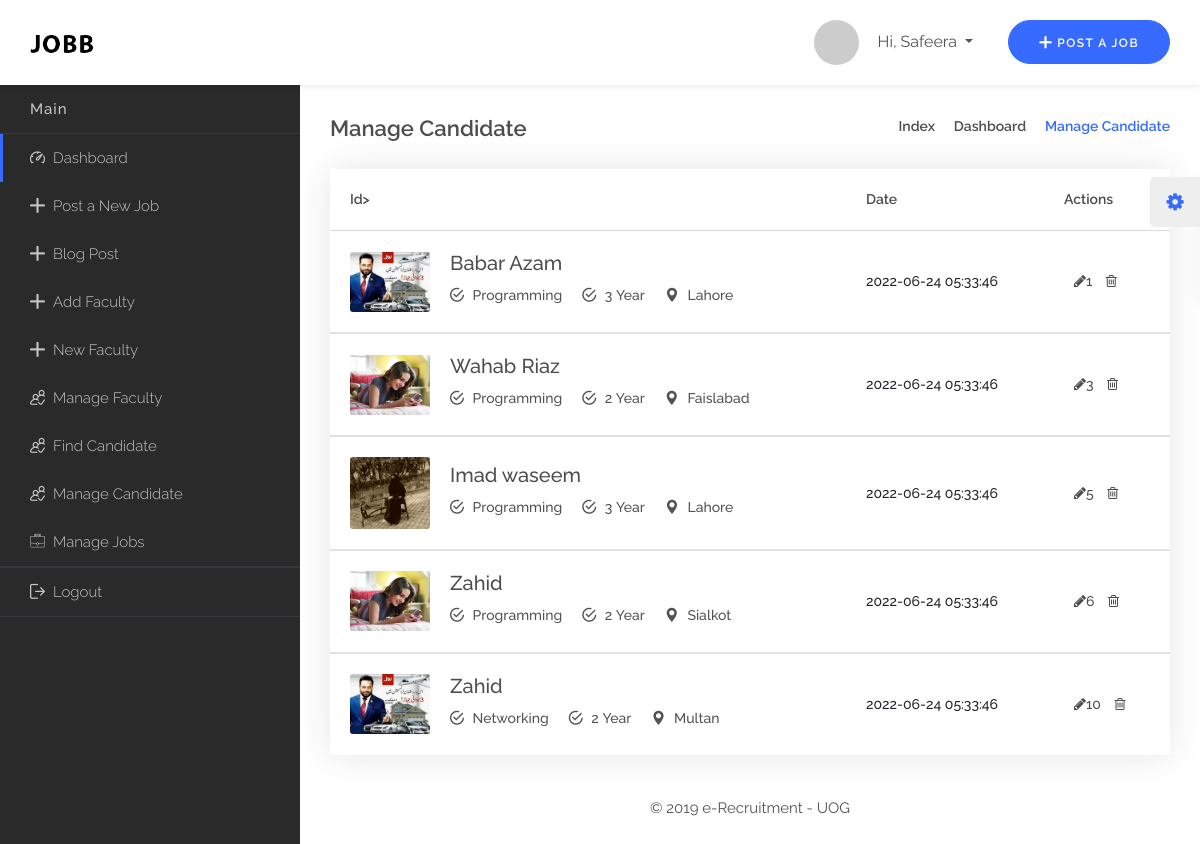
Screenshot of /faculty.php (signed in) with the database file from the repository.
### tables this page shows
CREATE TABLE `faculty` (
  `id` int(11) NOT NULL,
  `name` varchar(255) NOT NULL,
  `f_name` varchar(255) NOT NULL,
  `designation` varchar(255) NOT NULL,
  `gender` varchar(255) NOT NULL,
  `country` varchar(255) NOT NULL,
  `city` varchar(255) NOT NULL,
  `qualification` varchar(255) NOT NULL,
  `experience` varchar(255) NOT NULL,
  `description` text NOT NULL,
  `picture` varchar(255) NOT NULL,
  `date` timestamp NOT NULL DEFAULT CURRENT_TIMESTAMP
);

### HTML/faculty.php (the view, shortened to what this page needs)
<!DOCTYPE html>
<html lang="zxx">
<head>
      <?php include('includes/dashboard-links.php'); ?>
<body>
<?php include('includes/dashboard-header.php') ?>
<div class="dashboard">
    <div class="container-fluid">
          <?php include ('includes/dashboard-side-header.php'); ?>
            <div class="col-lg-9 col-md-12 col-sm-12 col-pad">
                <div class="content-area5">
                    <div class="dashboard-content">
                        <div class="dashboard-header clearfix">
                            <div class="row">
                                <div class="col-sm-12 col-md-6"><h4>Manage Candidate</h4></div>
                                <div class="col-sm-12 col-md-6">
                                    <div class="breadcrumb-nav">
                                        <ul>
                                            <li>
                                                <a href="index-3.php">Index</a>
                                            </li>
                                            <li>
                                                <a href="dashboard.php">Dashboard</a>
                                            </li>
                                            <li class="active">Manage Candidate</li>
                                        </ul>
                                    </div>
                                </div>
                            </div>
                        </div>
                        <div class="dashboard-list">
                            <div class="job-info">
                                <table class="table">
                                    <thead>
                                    <tr>
                                        <th>Id></th>
                                        <th class="ds-none"></th>
                                        <th class="hdn">Date</th>
                                        <th>Actions</th>
                                    </tr>
                                    </thead>
                                    <?php
                                    include('includes/db.php');
                                    $sql = "SELECT * FROM faculty";
                                    $query = mysqli_query($con,$sql);
                                    if(mysqli_num_rows($query) > 0){
                                      while($row = mysqli_fetch_array($query))
                                        {
                                        $id = $row['id'];
                                        $name = $row['name'] ;
                                        $designation = $row['designation'] ;
                                        $city = $row['city'];
                                        $experience = $row['experience'];
                                        $picture = $row['picture'];
                                        $date = $row['date'];
                    ?>
                                    <tbody>
                                    <tr class="responsive-table">
                                        <td class="image">
                                            <a href="#"><img alt="user-photo" src="<?php echo $picture; ?>" class="img-fluid"></a>
                                        </td>
                                        <td>
                                            <div class="inner">
                                                <h5><a href="#"><?php echo $name; ?></a></h5>
                                                <ul>
                                                    <li><i class="flaticon-tick"></i> <?php echo $designation; ?></li>
                                                    <li><i class="flaticon-tick"></i> <?php echo $experience; ?></li>
                                                    <li><i class="flaticon-pin"></i> <?php echo $city; ?></li>
                                                </ul>
                                            </div>
                                        </td>
                                        <td class="hdn"><?php echo $date; ?></td>
                                        <td class="actions">
                                            <a href="update-faculty.php?f_id=<?php echo $id ?>"><i class="fa fa-pencil"></i><?php echo $id ?></a>
                                            <a href="delete-faculty.php?f_id=<?php echo $id ?>"><i class="delete fa fa-trash-o"></i></a>
                                        </td>
                                    </tr>
                                <?php } } ?>
                                    </tbody>
                                </table>
                            </div>
                        </div>
                    </div>
                      <?php include('includes/dashboard-footer.php'); ?>
                </div>
            </div>
        </div>
    </div>
</div>
</body>
</html>

### HTML/includes/dashboard-links.php (shortened to what this page needs)
<link rel="stylesheet" type="text/css" href="css/bootstrap.min.css">
<link rel="stylesheet" type="text/css" href="css/animate.min.css">
<link rel="stylesheet" type="text/css" href="css/bootstrap-submenu.css">
<link rel="stylesheet" type="text/css" href="css/bootstrap-select.min.css">
<link rel="stylesheet" type="text/css" href="css/magnific-popup.css">
<link rel="stylesheet" type="text/css" href="css/daterangepicker.css">
<link rel="stylesheet" href="css/leaflet.css" type="text/css">
<link rel="stylesheet" href="css/map.css" type="text/css">
<link rel="stylesheet" type="text/css" href="fonts/font-awesome/css/font-awesome.min.css">
<link rel="stylesheet" type="text/css" href="fonts/flaticon/font/flaticon.css">
<link rel="stylesheet" type="text/css" href="fonts/linearicons/style.css">
<link rel="stylesheet" type="text/css"  href="css/jquery.mCustomScrollbar.css">
<link rel="stylesheet" type="text/css"  href="css/dropzone.css">
<link rel="stylesheet" type="text/css"  href="css/slick.css">
<link rel="stylesheet" type="text/css" href="css/style.css">
<link rel="stylesheet" type="text/css" id="style_sheet" href="css/skins/midnight-blue.css">
<link rel="stylesheet" type="text/css" href="css/ie10-viewport-bug-workaround.css">

### HTML/includes/dashboard-header.php (shortened to what this page needs)
<header class="main-header header-2 fixed-header">
    <div class="container-fluid">
        <nav class="navbar navbar-expand-lg navbar-light">
            <a class="navbar-brand logo pad-0" href="index-3.php">
                <img src="img/logos/black-logo.png" alt="logo">
            </a>
            <div class="collapse navbar-collapse" id="navbarSupportedContent">
                <div class="navbar-buttons ml-auto d-none d-xl-block d-lg-block">
                    <ul>
                        <li>
                            <div class="dropdown btns">
                                <a class="dropdown-toggle" data-toggle="dropdown">
                                    <img src="http://placehold.it/60x60" alt="avatar">
                                    Hi, <?php echo $_SESSION['fullname'] ?>
                                </a>
                            </div>
                        </li>
                        <li>
                            <a href="employer-dashboard-post-job.html" class="btn btn-theme btn-md"><i class="flaticon-plus"></i> Post a Job</a>
                        </li>
                    </ul>
                </div>
            </div>
        </nav>
    </div>
</header>

### HTML/includes/dashboard-side-header.php
<div class="row">
    <div class="col-lg-3 col-md-12 col-sm-12 col-pad">
        <div class="dashboard-nav d-none d-xl-block d-lg-block">
            <div class="dashboard-inner">
                <h4>Main</h4>
                <ul>
                    <li class="active"><a href="employer-dashboard.php"><i class="flaticon-dashboard"></i>Dashboard</a></li>
                    <li><a href="employer-dashboard-post-job.php"><i class="flaticon-plus"></i>Post a New Job</a></li>
                    <li><a href="employer-dashboard-blog-post.php"><i class="flaticon-plus"></i>Blog Post</a></li>
                    <li><a href="addFaculty.php"><i class="flaticon-plus"></i>Add Faculty</a></li>
                    <li><a href="newTeacher.php"><i class="flaticon-plus"></i>New Faculty</a></li>
                    <li><a href="faculty.php"><i class="flaticon-user-1"></i>Manage Faculty</a></li>
                    <li><a href="employer-dashboard-findtopcandidate.php"><i class="flaticon-user-1"></i>Find Candidate</a></li>
                    <li><a href="employer-dashboard-manage-candidate.php"><i class="flaticon-user-1"></i>Manage Candidate</a></li>
                    <li><a href="employer-dashboard-manage-job.php"><i class="flaticon-work"></i>Manage Jobs</a></li>
                </ul>
                <ul>
                    <li><a href="logout.php"><i class="flaticon-logout"></i>Logout</a></li>
                </ul>
            </div>
        </div>
    </div>

### HTML/includes/dashboard-footer.php
<p class="sub-banner-2 text-center">© 2019 e-Recruitment - UOG</p>

### HTML/css/map.css (style rules this page uses)
.btn-theme { color: #FFF !important; padding: 7px 20px; }

### HTML/css/skins/midnight-blue.css (style rules this page uses)
.btn-theme { background: #376bff; border: solid 1px #376bff; }
.dashboard-nav h4 { color: #376bff; }
.dashboard-nav ul li.active, .dashboard-nav ul li:hover { border-color: #376bff; }
.breadcrumb-nav ul .active { color: #376bff; }

### rows the page displays
faculty: picture (picture), name "Babar Azam", designation "Programming", experience "3 Year", city "Lahore", date "2022-06-24 05:33:46", id "1"
faculty: picture (picture), name "Wahab Riaz", designation "Programming", experience "2 Year", city "Faislabad", date "2022-06-24 05:33:46", id "3"
faculty: picture (picture), name "Imad waseem", designation "Programming", experience "3 Year", city "Lahore", date "2022-06-24 05:33:46", id "5"
faculty: picture (picture), name "Zahid", designation "Programming", experience "2 Year", city "Sialkot", date "2022-06-24 05:33:46", id "6"
faculty: picture (picture), name "Zahid", designation "Networking", experience "2 Year", city "Multan", date "2022-06-24 05:33:46", id "10"

### other values shown
$_SESSION['fullname'] "Safeera"
